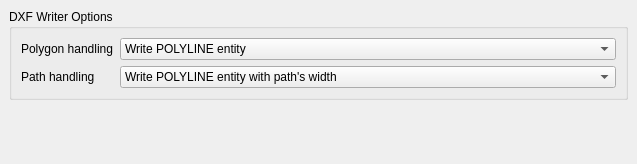
<?xml version="1.0" encoding="UTF-8"?>
<ui version="4.0">
 <class>DXFWriterOptionPage</class>
 <widget class="QWidget" name="DXFWriterOptionPage">
  <property name="geometry">
   <rect>
    <x>0</x>
    <y>0</y>
    <width>637</width>
    <height>164</height>
   </rect>
  </property>
  <property name="windowTitle">
   <string>Form</string>
  </property>
  <layout class="QVBoxLayout">
   <property name="spacing">
    <number>6</number>
   </property>
   <property name="leftMargin">
    <number>9</number>
   </property>
   <property name="topMargin">
    <number>9</number>
   </property>
   <property name="rightMargin">
    <number>9</number>
   </property>
   <property name="bottomMargin">
    <number>9</number>
   </property>
   <item>
    <widget class="QGroupBox" name="groupBox">
     <property name="title">
      <string>DXF Writer Options</string>
     </property>
     <layout class="QGridLayout">
      <property name="leftMargin">
       <number>9</number>
      </property>
      <property name="topMargin">
       <number>9</number>
      </property>
      <property name="rightMargin">
       <number>9</number>
      </property>
      <property name="bottomMargin">
       <number>9</number>
      </property>
      <property name="spacing">
       <number>6</number>
      </property>
      <item row="0" column="0">
       <widget class="QLabel" name="label">
        <property name="text">
         <string>Polygon handling</string>
        </property>
       </widget>
      </item>
      <item row="0" column="1">
       <widget class="QComboBox" name="polygon_mode_cbx">
        <property name="sizePolicy">
         <sizepolicy hsizetype="Preferred" vsizetype="Fixed">
          <horstretch>1</horstretch>
          <verstretch>0</verstretch>
         </sizepolicy>
        </property>
        <property name="sizeAdjustPolicy">
         <enum>QComboBox::AdjustToContents</enum>
        </property>
        <item>
         <property name="text">
          <string>Write POLYLINE entity</string>
         </property>
        </item>
        <item>
         <property name="text">
          <string>Write LWPOLYLINE entity</string>
         </property>
        </item>
        <item>
         <property name="text">
          <string>Decompose into SOLID entities</string>
         </property>
        </item>
        <item>
         <property name="text">
          <string>Write HATCH entity</string>
         </property>
        </item>
        <item>
         <property name="text">
          <string>Write LINE entity</string>
         </property>
        </item>
       </widget>
      </item>
      <item row="1" column="0">
       <widget class="QLabel" name="label_2">
        <property name="text">
         <string>Path handling</string>
        </property>
       </widget>
      </item>
      <item row="1" column="1">
       <widget class="QComboBox" name="path_mode_cbx">
        <item>
         <property name="text">
          <string>Write POLYLINE entity with path's width</string>
         </property>
        </item>
        <item>
         <property name="text">
          <string>Write LWPOLYLINE entity with path's width</string>
         </property>
        </item>
        <item>
         <property name="text">
          <string>Write as polygons (polygon handling applies)</string>
         </property>
        </item>
       </widget>
      </item>
     </layout>
    </widget>
   </item>
   <item>
    <spacer>
     <property name="orientation">
      <enum>Qt::Vertical</enum>
     </property>
     <property name="sizeHint" stdset="0">
      <size>
       <width>601</width>
       <height>20</height>
      </size>
     </property>
    </spacer>
   </item>
  </layout>
 </widget>
 <resources/>
 <connections/>
</ui>
